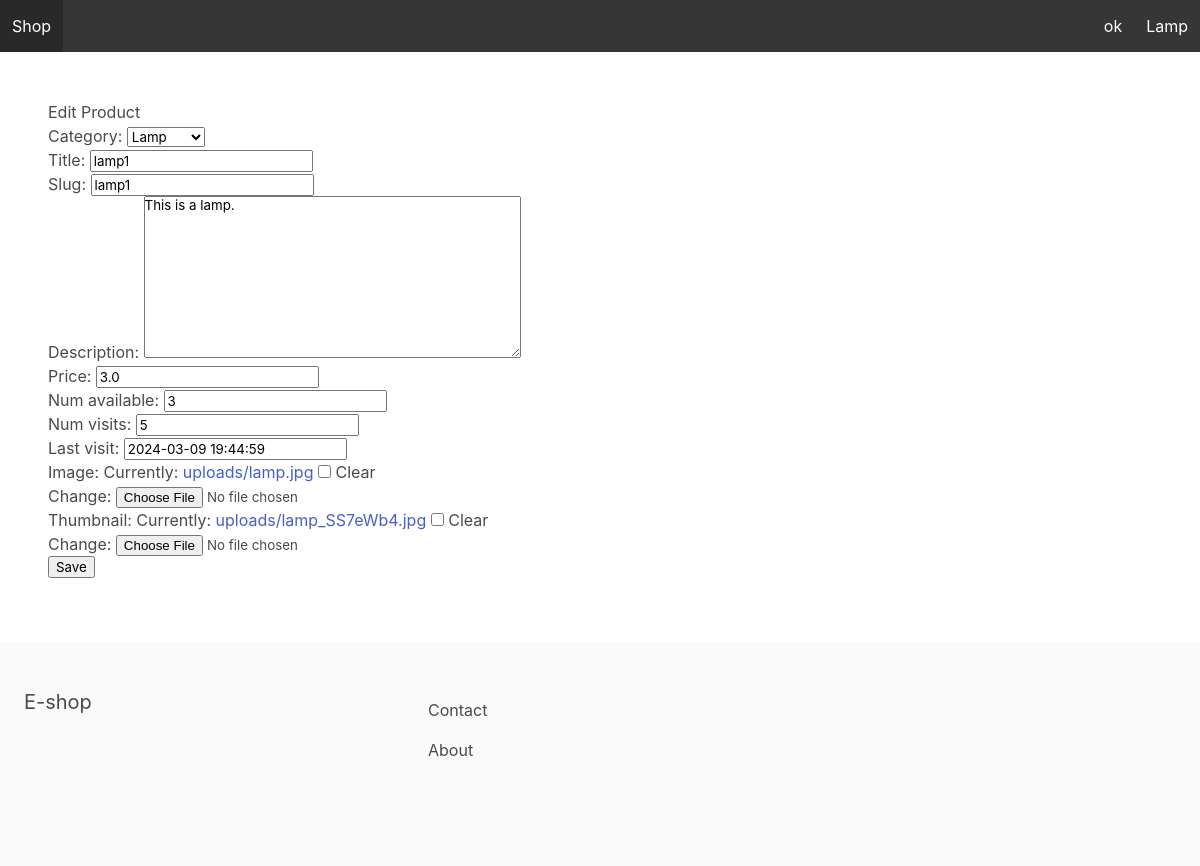
The page /productManager/edit/4/ on the database as committed earlier.
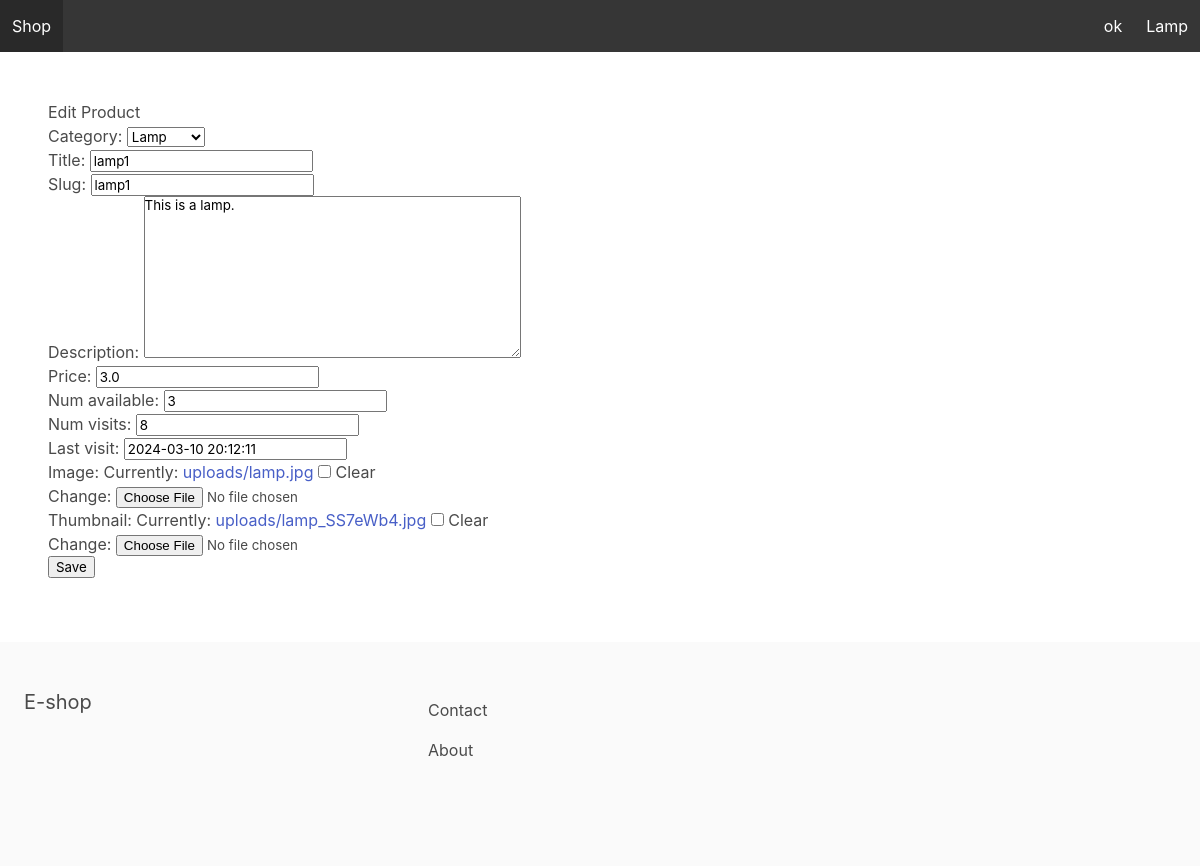
The same page on the database as committed later.
### apps/store/models.py (models this page shows, shortened)
class Product(models.Model):
    category = models.ForeignKey(Category, related_name='products', on_delete=models.CASCADE)
    title = models.CharField(max_length=255)
    slug = models.SlugField(max_length=255)
    description = models.TextField(blank=True, null=True)
    price = models.FloatField()
    num_available = models.IntegerField(default=1)
    num_visits = models.IntegerField(default=0)
    last_visit = models.DateTimeField(blank=True, null=True)
    image = models.ImageField(upload_to='uploads/', blank=True, null=True)
    thumbnail = models.ImageField(upload_to='uploads/', blank=True, null=True)
    date_added = models.DateTimeField(auto_now_add=True)
    class Meta:
        ordering = ('-date_added',)
    """def save(self, *args, **kwargs):
        self.thumbnail = self.make_thumbnail(self.image)

        super().save(*args, **kwargs)"""

### apps/store/views.py (the view, shortened to what this page needs)
# urls.py: path('productManager/edit/<int:pk>/', editProductView.as_view(), name='editProduct'),
class editProductView(UpdateView):
    model = Product
    template_name = "edit_product.html"
    fields = '__all__'

### apps/cart/context_processors.py (called while the page is built)
def cart(request):
    return {'cart': Cart(request)}

### apps/store/context_processors.py (called while the page is built)
def menu_categories(request):
    categories = Category.objects.all()
    return {'menu_categories': categories}

### apps/store/models.py (called while the page is built)
    def __str__(self):
        return self.title

### apps/core/templates/edit_product.html
{% extends 'managerBase.html'%}
{% block content %}
<h1>Edit Product</h1>
<form method="POST" action="">{% csrf_token %}
    {{ form.as_p }}
    <input type="submit" value="Save">
</form>
{% endblock %}

Rows that differ between the two databases and show on the page:
changed Product "Lamp": num_visits "5" → "8"; last_visit "2024-03-09 19:44:59" → "2024-03-10 20:12:11"
